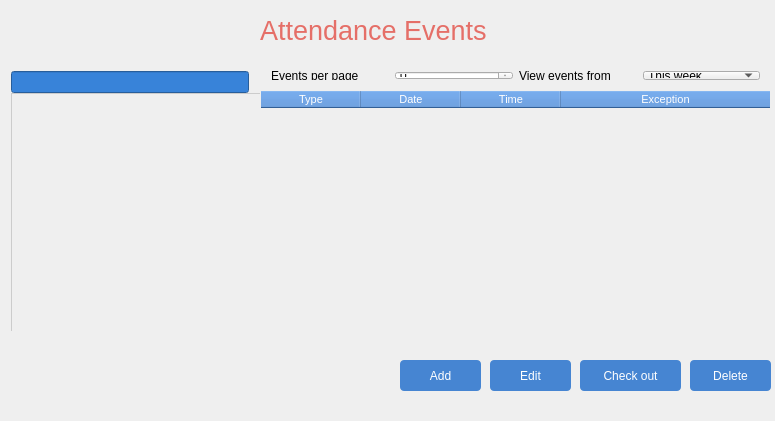
<?xml version="1.0" encoding="UTF-8"?>
<ui version="4.0">
 <class>ManageAttendanceEventsClass</class>
 <widget class="QWidget" name="ManageAttendanceEventsClass">
  <property name="geometry">
   <rect>
    <x>0</x>
    <y>0</y>
    <width>775</width>
    <height>421</height>
   </rect>
  </property>
  <property name="windowTitle">
   <string>ManageAttendanceEvents</string>
  </property>
  <widget class="QLabel" name="departmentsLabel">
   <property name="geometry">
    <rect>
     <x>260</x>
     <y>10</y>
     <width>281</width>
     <height>41</height>
    </rect>
   </property>
   <property name="font">
    <font>
     <pointsize>20</pointsize>
    </font>
   </property>
   <property name="styleSheet">
    <string notr="true">QLabel {
	color: #e56f68;
}</string>
   </property>
   <property name="text">
    <string>Attendance Events</string>
   </property>
  </widget>
  <widget class="QWidget" name="verticalLayoutWidget">
   <property name="geometry">
    <rect>
     <x>0</x>
     <y>60</y>
     <width>260</width>
     <height>271</height>
    </rect>
   </property>
   <layout class="QVBoxLayout" name="verticalLayout">
    <property name="spacing">
     <number>0</number>
    </property>
    <item>
     <widget class="QLineEdit" name="searchLineEdit">
      <property name="styleSheet">
       <string notr="true">QLineEdit {
	color: #fff;
	background: #3883d9;
}</string>
      </property>
     </widget>
    </item>
    <item>
     <widget class="QTreeView" name="companyTreeView">
      <property name="sizePolicy">
       <sizepolicy hsizetype="Expanding" vsizetype="Expanding">
        <horstretch>0</horstretch>
        <verstretch>0</verstretch>
       </sizepolicy>
      </property>
      <property name="minimumSize">
       <size>
        <width>258</width>
        <height>258</height>
       </size>
      </property>
      <property name="styleSheet">
       <string notr="true">QTreeView {
	border: 0.5px solid #ccc; 
	background: transparent;
}</string>
      </property>
     </widget>
    </item>
   </layout>
  </widget>
  <widget class="QWidget" name="horizontalLayoutWidget">
   <property name="geometry">
    <rect>
     <x>260</x>
     <y>60</y>
     <width>511</width>
     <height>31</height>
    </rect>
   </property>
   <layout class="QHBoxLayout" name="horizontalLayout">
    <item>
     <layout class="QHBoxLayout" name="horizontalLayout_2">
      <item>
       <widget class="QLabel" name="label">
        <property name="text">
         <string>Events per page</string>
        </property>
       </widget>
      </item>
      <item>
       <widget class="QSpinBox" name="page_size"/>
      </item>
     </layout>
    </item>
    <item>
     <layout class="QHBoxLayout" name="horizontalLayout_3">
      <item>
       <widget class="QLabel" name="label_2">
        <property name="text">
         <string>View events from</string>
        </property>
       </widget>
      </item>
      <item>
       <widget class="QComboBox" name="filter_range">
        <item>
         <property name="text">
          <string>This week</string>
         </property>
        </item>
        <item>
         <property name="text">
          <string>Last week</string>
         </property>
        </item>
        <item>
         <property name="text">
          <string>This month</string>
         </property>
        </item>
        <item>
         <property name="text">
          <string>Last month</string>
         </property>
        </item>
        <item>
         <property name="text">
          <string>This year</string>
         </property>
        </item>
        <item>
         <property name="text">
          <string>All events</string>
         </property>
        </item>
       </widget>
      </item>
     </layout>
    </item>
   </layout>
  </widget>
  <widget class="QTableWidget" name="table">
   <property name="geometry">
    <rect>
     <x>260</x>
     <y>90</y>
     <width>511</width>
     <height>241</height>
    </rect>
   </property>
   <property name="font">
    <font>
     <pointsize>8</pointsize>
    </font>
   </property>
   <property name="styleSheet">
    <string notr="true">QTableWidget {
	background: transparent;
}

QHeaderView::section {	
	color: white; 
	background-color: rgba(70, 133, 210, 1);
}

QTableWidget::item:selected {
    background-color: #0e6c96;
	color: #fff;
}</string>
   </property>
   <attribute name="horizontalHeaderCascadingSectionResizes">
    <bool>false</bool>
   </attribute>
   <attribute name="horizontalHeaderHighlightSections">
    <bool>false</bool>
   </attribute>
   <attribute name="horizontalHeaderShowSortIndicator" stdset="0">
    <bool>false</bool>
   </attribute>
   <attribute name="horizontalHeaderStretchLastSection">
    <bool>true</bool>
   </attribute>
   <column>
    <property name="text">
     <string>Type</string>
    </property>
   </column>
   <column>
    <property name="text">
     <string>Date</string>
    </property>
   </column>
   <column>
    <property name="text">
     <string>Time</string>
    </property>
   </column>
   <column>
    <property name="text">
     <string>Exception</string>
    </property>
   </column>
  </widget>
  <widget class="QPushButton" name="delete_2">
   <property name="geometry">
    <rect>
     <x>690</x>
     <y>360</y>
     <width>81</width>
     <height>31</height>
    </rect>
   </property>
   <property name="styleSheet">
    <string notr="true">QPushButton {
	text-align: center;
	color: #fff;
	background-color: rgba(70, 133, 210, 1);
	border-radius: 4px;
}

QPushButton:hover {
	background-color: rgba(70, 133, 210, 0.7);
}</string>
   </property>
   <property name="text">
    <string>Delete</string>
   </property>
   <property name="icon">
    <iconset>
     <normaloff>C:/Users/MY PC/Documents/Zalo Received Files/icons/close.png</normaloff>C:/Users/MY PC/Documents/Zalo Received Files/icons/close.png</iconset>
   </property>
   <property name="iconSize">
    <size>
     <width>12</width>
     <height>12</height>
    </size>
   </property>
  </widget>
  <widget class="QPushButton" name="edit">
   <property name="geometry">
    <rect>
     <x>490</x>
     <y>360</y>
     <width>81</width>
     <height>31</height>
    </rect>
   </property>
   <property name="styleSheet">
    <string notr="true">QPushButton {
	text-align: center;
	color: #fff;
	background-color: rgba(70, 133, 210, 1);
	border-radius: 4px;
}

QPushButton:hover {
	background-color: rgba(70, 133, 210, 0.7);
}</string>
   </property>
   <property name="text">
    <string>Edit</string>
   </property>
   <property name="icon">
    <iconset>
     <normaloff>C:/Users/MY PC/Documents/Zalo Received Files/icons/edit.png</normaloff>C:/Users/MY PC/Documents/Zalo Received Files/icons/edit.png</iconset>
   </property>
   <property name="iconSize">
    <size>
     <width>14</width>
     <height>14</height>
    </size>
   </property>
  </widget>
  <widget class="QPushButton" name="add">
   <property name="geometry">
    <rect>
     <x>400</x>
     <y>360</y>
     <width>81</width>
     <height>31</height>
    </rect>
   </property>
   <property name="styleSheet">
    <string notr="true">QPushButton {
	text-align: center;
	color: #fff;
	background-color: rgba(70, 133, 210, 1);
	border-radius: 4px;
}

QPushButton:hover {
	background-color: rgba(70, 133, 210, 0.7);
}</string>
   </property>
   <property name="text">
    <string>Add</string>
   </property>
   <property name="icon">
    <iconset>
     <normaloff>C:/Users/MY PC/Documents/Zalo Received Files/icons/add.png</normaloff>C:/Users/MY PC/Documents/Zalo Received Files/icons/add.png</iconset>
   </property>
   <property name="iconSize">
    <size>
     <width>14</width>
     <height>14</height>
    </size>
   </property>
  </widget>
  <widget class="QPushButton" name="check_out">
   <property name="geometry">
    <rect>
     <x>580</x>
     <y>360</y>
     <width>101</width>
     <height>31</height>
    </rect>
   </property>
   <property name="styleSheet">
    <string notr="true">QPushButton {
	text-align: center;
	color: #fff;
	background-color: rgba(70, 133, 210, 1);
	border-radius: 4px;
}

QPushButton:hover {
	background-color: rgba(70, 133, 210, 0.7);
}</string>
   </property>
   <property name="text">
    <string>Check out</string>
   </property>
   <property name="icon">
    <iconset>
     <normaloff>../icon/check-red.png</normaloff>../icon/check-red.png</iconset>
   </property>
   <property name="iconSize">
    <size>
     <width>24</width>
     <height>24</height>
    </size>
   </property>
  </widget>
  <widget class="QWidget" name="verticalLayoutWidget_2">
   <property name="geometry">
    <rect>
     <x>0</x>
     <y>400</y>
     <width>771</width>
     <height>21</height>
    </rect>
   </property>
   <layout class="QVBoxLayout" name="verticalLayout_2"/>
  </widget>
 </widget>
 <layoutdefault spacing="6" margin="11"/>
 <resources/>
 <connections/>
</ui>
